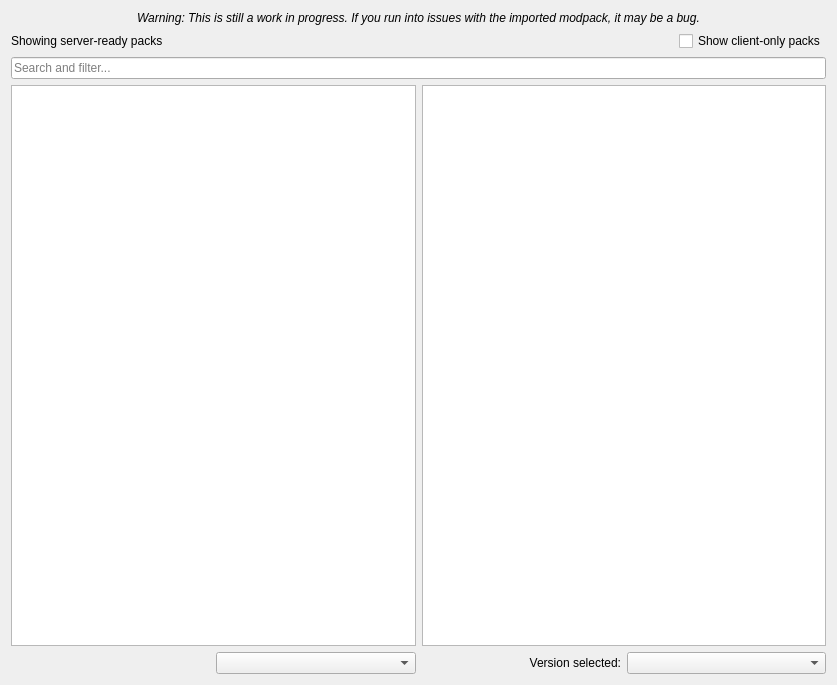
<?xml version="1.0" encoding="UTF-8"?>
<ui version="4.0">
 <class>AtlPage</class>
 <widget class="QWidget" name="AtlPage">
  <property name="geometry">
   <rect>
    <x>0</x>
    <y>0</y>
    <width>837</width>
    <height>685</height>
   </rect>
  </property>
  <layout class="QVBoxLayout" name="verticalLayout">
   <item>
    <widget class="QLabel" name="label_2">
     <property name="font">
      <font>
       <italic>true</italic>
      </font>
     </property>
     <property name="text">
      <string>Warning: This is still a work in progress. If you run into issues with the imported modpack, it may be a bug.</string>
     </property>
     <property name="alignment">
      <set>Qt::AlignCenter</set>
     </property>
     <property name="wordWrap">
      <bool>true</bool>
     </property>
   </widget>
  </item>
  <item>
   <widget class="QWidget" name="serverCatalogControls" native="true">
    <layout class="QHBoxLayout" name="serverCatalogLayout">
     <property name="leftMargin"><number>0</number></property>
     <property name="topMargin"><number>0</number></property>
     <property name="rightMargin"><number>0</number></property>
     <property name="bottomMargin"><number>0</number></property>
     <item>
      <widget class="QLabel" name="serverCatalogLabel">
       <property name="text"><string>Showing server-ready packs</string></property>
      </widget>
     </item>
     <item>
      <spacer name="serverCatalogSpacer">
       <property name="orientation"><enum>Qt::Horizontal</enum></property>
       <property name="sizeHint" stdset="0"><size><width>20</width><height>20</height></size></property>
      </spacer>
     </item>
     <item>
      <widget class="QCheckBox" name="showClientOnlyCheckBox">
       <property name="text"><string>Show client-only packs</string></property>
       <property name="toolTip"><string>Show packs that ATLauncher does not mark as supporting server creation.</string></property>
      </widget>
     </item>
    </layout>
   </widget>
  </item>
  <item>
   <widget class="QLineEdit" name="searchEdit">
     <property name="placeholderText">
      <string>Search and filter...</string>
     </property>
     <property name="clearButtonEnabled">
      <bool>true</bool>
     </property>
    </widget>
   </item>
   <item>
    <layout class="QHBoxLayout" name="horizontalLayout">
     <item>
      <widget class="QTreeView" name="packView">
       <property name="alternatingRowColors">
        <bool>true</bool>
       </property>
       <property name="iconSize">
        <size>
         <width>96</width>
         <height>48</height>
        </size>
       </property>
       <property name="verticalScrollMode">
        <enum>QAbstractItemView::ScrollPerPixel</enum>
       </property>
      </widget>
     </item>
     <item>
      <widget class="QTextBrowser" name="packDescription">
       <property name="openExternalLinks">
        <bool>true</bool>
       </property>
       <property name="openLinks">
        <bool>true</bool>
       </property>
      </widget>
     </item>
    </layout>
   </item>
   <item>
   <layout class="QHBoxLayout" name="horizontalLayout_2">
     <item>
      <widget class="QLabel" name="serverCompatibilityLabel">
       <property name="text"><string/>
       </property>
      </widget>
     </item>
     <item>
      <widget class="QComboBox" name="sortByBox"/>
     </item>
     <item>
      <widget class="QLabel" name="label">
       <property name="text">
        <string>Version selected:</string>
       </property>
       <property name="alignment">
        <set>Qt::AlignRight|Qt::AlignTrailing|Qt::AlignVCenter</set>
       </property>
      </widget>
     </item>
     <item>
      <widget class="QComboBox" name="versionSelectionBox"/>
     </item>
    </layout>
   </item>
  </layout>
 </widget>
 <tabstops>
  <tabstop>searchEdit</tabstop>
  <tabstop>packView</tabstop>
  <tabstop>packDescription</tabstop>
  <tabstop>sortByBox</tabstop>
  <tabstop>versionSelectionBox</tabstop>
 </tabstops>
 <resources/>
 <connections/>
</ui>
